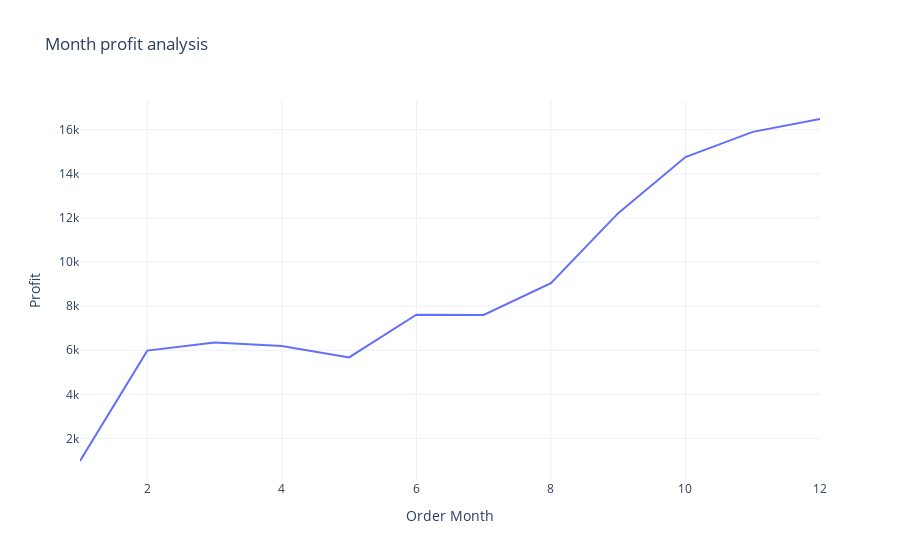

Notebook cell for this chart:
### Code cell
fig = px.line(profit_by_month , x ='Order Month' , y='Profit', title ='Month profit analysis')

fig.show()

### Figure 1 — Plotly figure (JSON) as saved in the notebook; plotly's stock layout.template omitted (floating-point values rounded to 4 significant figures)
{"data": [{"hovertemplate": "Order Month=%{x}<br>Profit=%{y}<extra></extra>", "legendgroup": "", "line": {"color": "#636efa", "dash": "solid"}, "marker": {"symbol": "circle"}, "mode": "lines", "name": "", "orientation": "v", "showlegend": false, "type": "scatter", "x": [1, 2, 3, 4, 5, 6, 7, 8, 9, 10, 11, 12], "xaxis": "x", "y": [974.1, 5982.0, 6349.0, 6194.0, 5675.0, 7611.0, 7597.0, 9045.0, 12220.0, 14760.0, 15900.0, 16490.0], "yaxis": "y"}], "layout": {"autosize": true, "legend": {"tracegroupgap": 0}, "title": {"text": "Month profit analysis"}, "xaxis": {"anchor": "y", "autorange": true, "domain": [0, 1], "range": [1, 12], "title": {"text": "Order Month"}, "type": "linear"}, "yaxis": {"anchor": "x", "autorange": true, "domain": [0, 1], "range": [112.1, 17350.0], "title": {"text": "Profit"}, "type": "linear"}}}
